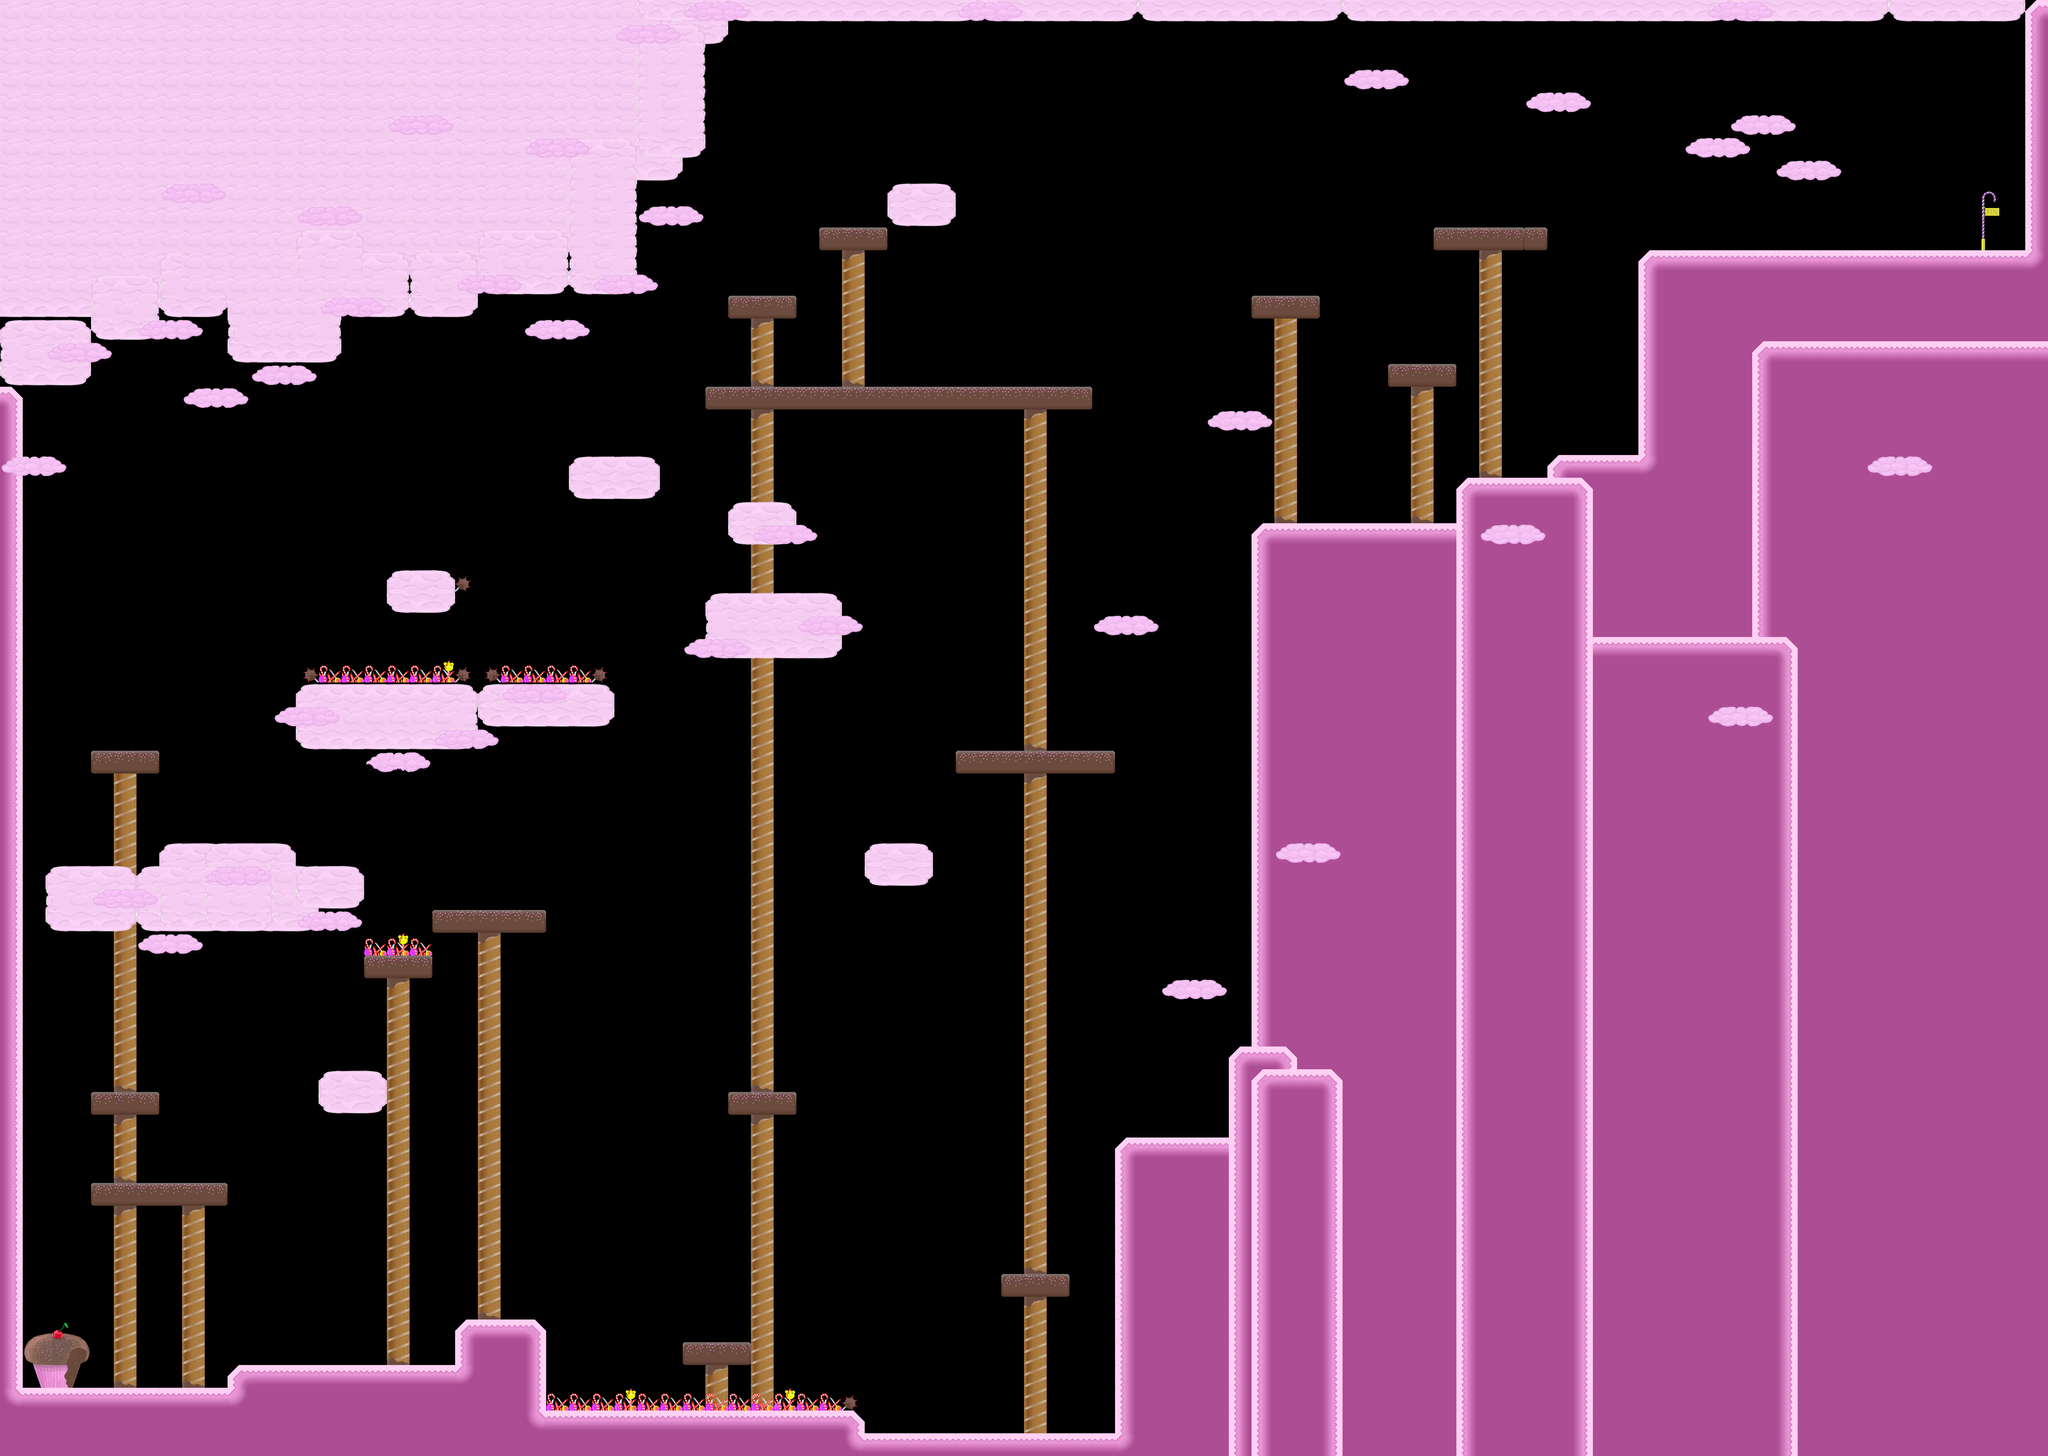

Rendered tile map (Tiled .tmx) drawn with the repository's tilesets; below, a short description and the map source with its tile grids summarised:
An orthogonal 90x64 tile map with 64x64 px tiles, 3 tile layers (background, middleground, foreground), 8 tilesets and 158 objects.

<map version="1.0" orientation="orthogonal" renderorder="right-down" width="90" height="64" tilewidth="64" tileheight="64" nextobjectid="282">
 <properties>
  <property name="background" value="" />
  <property name="music" value="" />
 </properties>
 <tileset firstgid="1" source="tilesets/statics_tileset.tsx" />
 <tileset firstgid="101" source="tilesets/characters_tileset_final.tsx" />
 <tileset firstgid="110" source="tilesets/entities_tileset_final.tsx" />
 <tileset firstgid="210" name="chocolateriver_ani" tilewidth="64" tileheight="64" tilecount="8">
  <image source="tilesets/chocolateriver_ani.png" width="256" height="128" />
 </tileset>
 <tileset firstgid="218" source="tilesets/platform_3x1.tsx" />
 <tileset firstgid="219" source="tilesets/platform_4x1.tsx" />
 <tileset firstgid="220" source="tilesets/checkpoint_unchecked.tsx" />
 <tileset firstgid="221" source="tilesets/startpoint.tsx" />
 <layer name="background" width="90" height="64">
  <data>[5760 cells, 305 non-empty, 19 distinct tile ids]</data>
 </layer>
 <layer name="middleground" width="90" height="64">
  <data>[5760 cells, 2611 non-empty, 30 distinct tile ids]</data>
 </layer>
 <objectgroup name="Objektebene 1">
  <properties>
   <property name="action" value="death_zone" />
   <property name="entity_type" value="trigger" />
  </properties>
  <object id="1" gid="104" x="960" y="3840" width="64" height="64">
   <properties>
    <property name="entity_type" value="tourist" />
    <property name="path" value="tourist_path_1" />
   </properties>
  </object>
  <object id="2" gid="104" x="1024" y="3840" width="64" height="64">
   <properties>
    <property name="entity_type" value="tourist" />
    <property name="path" value="tourist_path_1" />
   </properties>
  </object>
  <object id="4" gid="104" x="1152" y="3840" width="64" height="64">
   <properties>
    <property name="entity_type" value="tourist" />
    <property name="path" value="tourist_path_1" />
   </properties>
  </object>
  <object id="5" gid="101" x="375" y="3068" width="64" height="64">
   <properties>
    <property name="entity_type" value="hunter" />
    <property name="path" value="hunter_path_1" />
   </properties>
  </object>
  <object id="6" x="448" y="3040">
   <properties>
    <property name="entity_type" value="path" />
    <property name="name" value="hunter_path_1" />
   </properties>
   <polyline points="0,0 -185,0" />
  </object>
  <object id="7" gid="104" x="1088" y="3840" width="64" height="64">
   <properties>
    <property name="entity_type" value="tourist" />
    <property name="path" value="tourist_path_1" />
   </properties>
  </object>
  <object id="8" x="1257" y="3808">
   <properties>
    <property name="entity_type" value="path" />
    <property name="name" value="tourist_path_1" />
   </properties>
   <polyline points="0,0 -422,0" />
  </object>
  <object id="9" gid="101" x="1408" y="3712" width="64" height="64">
   <properties>
    <property name="entity_type" value="hunter" />
    <property name="path" value="hunter_path_3" />
   </properties>
  </object>
  <object id="10" x="1504" y="3680">
   <properties>
    <property name="entity_type" value="path" />
    <property name="name" value="hunter_path_3" />
   </properties>
   <polyline points="0,0 -182,-1" />
  </object>
  <object id="12" x="1056" y="3712">
   <properties>
    <property name="entity_type" value="path" />
    <property name="name" value="platform_path_1" />
   </properties>
   <polyline points="0,0 1,-215" />
  </object>
  <object id="13" gid="136" x="2423.39" y="3333.7" width="64" height="64">
   <properties>
    <property name="entity_type" value="bubblegum_blue" />
   </properties>
  </object>
  <object id="14" gid="133" x="1024" y="3520" width="64" height="64">
   <properties>
    <property name="entity_type" value="chocolate" />
   </properties>
  </object>
  <object id="15" gid="133" x="1024" y="3584" width="64" height="64">
   <properties>
    <property name="entity_type" value="chocolate" />
   </properties>
  </object>
  <object id="17" gid="133" x="320" y="3200" width="64" height="64">
   <properties>
    <property name="entity_type" value="chocolate" />
   </properties>
  </object>
  <object id="18" gid="133" x="384" y="3200" width="64" height="64">
   <properties>
    <property name="entity_type" value="chocolate" />
   </properties>
  </object>
  <object id="19" gid="133" x="448" y="3200" width="64" height="64">
   <properties>
    <property name="entity_type" value="chocolate" />
   </properties>
  </object>
  <object id="22" gid="133" x="448" y="3264" width="64" height="64">
   <properties>
    <property name="entity_type" value="chocolate" />
   </properties>
  </object>
  <object id="24" gid="133" x="320" y="3264" width="64" height="64">
   <properties>
    <property name="entity_type" value="chocolate" />
   </properties>
  </object>
  <object id="25" gid="133" x="320" y="3328" width="64" height="64">
   <properties>
    <property name="entity_type" value="chocolate" />
   </properties>
  </object>
  <object id="26" gid="133" x="384" y="3328" width="64" height="64">
   <properties>
    <property name="entity_type" value="chocolate" />
   </properties>
  </object>
  <object id="27" gid="133" x="448" y="3328" width="64" height="64">
   <properties>
    <property name="entity_type" value="chocolate" />
   </properties>
  </object>
  <object id="36" gid="101" x="960" y="3008" width="64" height="64">
   <properties>
    <property name="entity_type" value="hunter" />
    <property name="path" value="hunter_path_2" />
   </properties>
  </object>
  <object id="37" x="1056" y="2976">
   <properties>
    <property name="entity_type" value="path" />
    <property name="path" value="hunter_path_2" />
   </properties>
   <polyline points="0,0 -144,2" />
  </object>
  <object id="41" gid="104" x="2176" y="3072" width="64" height="64">
   <properties>
    <property name="entity_type" value="tourist" />
    <property name="path" value="dual_path_1" />
   </properties>
  </object>
  <object id="42" gid="101" x="2112" y="3072" width="64" height="64">
   <properties>
    <property name="entity_type" value="hunter" />
    <property name="path" value="dual_path_1" />
   </properties>
  </object>
  <object id="43" x="2240" y="3043">
   <properties>
    <property name="entity_type" value="path" />
    <property name="name" value="dual_path_1" />
   </properties>
   <polyline points="0,0 -192,0" />
  </object>
  <object id="46" gid="101" x="2943" y="3578" width="64" height="64">
   <properties>
    <property name="entity_type" value="hunter" />
    <property name="path" value="hunter_path_4" />
   </properties>
  </object>
  <object id="47" x="2997" y="3548">
   <properties>
    <property name="entity_type" value="path" />
    <property name="name" value="hunter_path_4" />
   </properties>
   <polyline points="0,0 -167,0" />
  </object>
  <object id="51" gid="133" x="1600" y="3584" width="64" height="64">
   <properties>
    <property name="entity_type" value="chocolate" />
   </properties>
  </object>
  <object id="55" gid="133" x="1664" y="3584" width="64" height="64">
   <properties>
    <property name="entity_type" value="chocolate" />
   </properties>
  </object>
  <object id="56" gid="133" x="1408" y="3584" width="64" height="64">
   <properties>
    <property name="entity_type" value="chocolate" />
   </properties>
  </object>
  <object id="57" gid="133" x="1344" y="3584" width="64" height="64">
   <properties>
    <property name="entity_type" value="chocolate" />
   </properties>
  </object>
  <object id="58" gid="133" x="1920" y="3648" width="64" height="64">
   <properties>
    <property name="entity_type" value="chocolate" />
   </properties>
  </object>
  </objectgroup>
 <layer name="foreground" width="90" height="64">
  <data>[5760 cells, 448 non-empty, 30 distinct tile ids]</data>
 </layer>
</map>
<!-- 125 of 158 objects omitted -->
